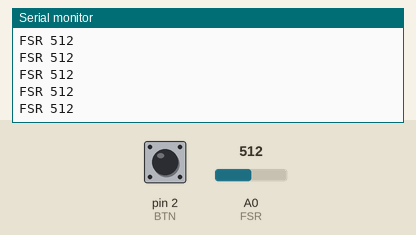
Recording of a sketch running on a simulated Arduino Uno, built with avr-gcc and run on an emulated ATmega328P. Shown: the last lines printed to the serial monitor. The test bench sets the inputs (shaded band); at power-on: pin 2 (BTN) HIGH, A0 (FSR) = 512.

Above: at 1.2 s.
1.3 s: pin 2 (BTN) pulled LOW for 0.15 s
At 1.59 s:
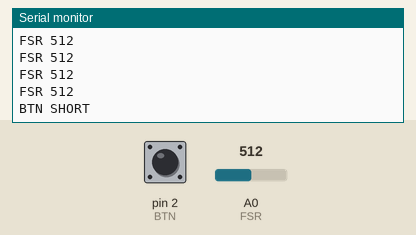
2.9 s: pin 2 (BTN) pulled LOW for 1 s
5.4 s: A0 (FSR) set to 716
At 5.56 s:
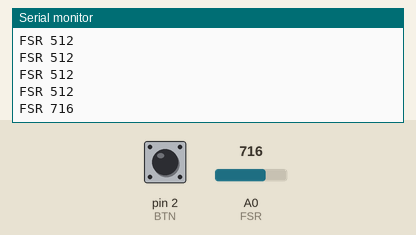
6.9 s: A0 (FSR) set to 900
At 6.96 s:
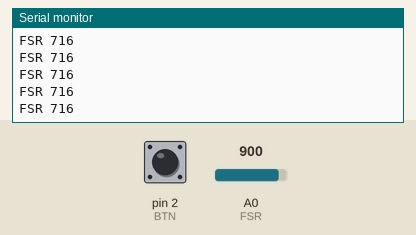
Timing chart, 0 to 9.4 s (numbered marks = the images above; inputs shaded):
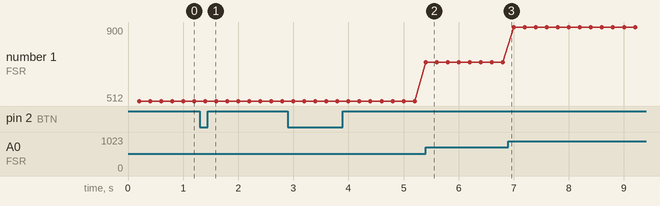

The sketch:

bed_io.ino
```cpp
// 잘자요 침대 장치: 버튼(D2)과 압력 센서(A0)를 읽어 USB로 한 줄씩 알려 줍니다.
// 보내는 글(115200bps, 줄 끝 \n)
//   BTN SHORT   버튼을 1초 안에 눌렀다 뗌(멈춤)
//   BTN LONG    버튼을 1초 넘게 누름(알람 강제 종료). 1초가 되는 순간 한 번 보냅니다
//   FSR <값>    압력 센서 값 0~1023을 0.2초마다(클수록 세게 눌림)
// 버튼: 한쪽 다리는 D2, 다른 쪽은 GND. 안쪽 풀업을 써서 누르면 LOW가 됩니다.
// 압력 센서: 한쪽 다리는 5V, 다른 쪽은 A0. A0과 GND 사이에 10K옴 저항을 둡니다.

const int BTN = 2;
const int FSR = A0;
const unsigned long LONG_MS = 1000, DEBOUNCE_MS = 30, FSR_MS = 200;

bool down = false, longSent = false;
unsigned long changedAt = 0, downAt = 0, fsrAt = 0;
int lastRaw = HIGH;

void setup() {
  pinMode(BTN, INPUT_PULLUP);
  Serial.begin(115200);
  Serial.println("READY");
}

void loop() {
  unsigned long now = millis();
  int raw = digitalRead(BTN);
  if (raw != lastRaw) { lastRaw = raw; changedAt = now; }
  // 30ms 동안 같은 값이면 진짜로 바뀐 것으로 봅니다(접점 떨림 거르기)
  if (now - changedAt >= DEBOUNCE_MS) {
    bool pressed = (raw == LOW);
    if (pressed && !down) { down = true; downAt = now; longSent = false; }
    if (!pressed && down) {
      down = false;
      if (!longSent) Serial.println("BTN SHORT");
    }
  }
  if (down && !longSent && now - downAt >= LONG_MS) { longSent = true; Serial.println("BTN LONG"); }
  if (now - fsrAt >= FSR_MS) {
    fsrAt = now;
    Serial.print("FSR "); Serial.println(analogRead(FSR));
  }
}
```

Measured:
- after the input at 1.3 s, the serial monitor: prints a new line after 0.18 s (image 1)
- after the input at 5.4 s, the serial monitor: prints a new line at once (image 2)
- plotted number 1: 512 → 716 after the input at 5.4 s, 716 → 900 after the input at 6.9 s
